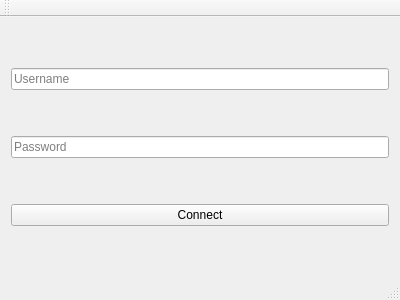
<?xml version="1.0" encoding="UTF-8"?>
<ui version="4.0">
 <class>MainWindow</class>
 <widget class="QMainWindow" name="MainWindow">
  <property name="geometry">
   <rect>
    <x>0</x>
    <y>0</y>
    <width>400</width>
    <height>300</height>
   </rect>
  </property>
  <property name="windowTitle">
   <string>MainWindow</string>
  </property>
  <widget class="QWidget" name="centralWidget">
   <layout class="QVBoxLayout" name="verticalLayout">
    <item>
     <widget class="QLineEdit" name="usernameEdit">
      <property name="placeholderText">
       <string>Username</string>
      </property>
     </widget>
    </item>
    <item>
     <widget class="QLineEdit" name="passwordEdit">
      <property name="echoMode">
       <enum>QLineEdit::Password</enum>
      </property>
      <property name="placeholderText">
       <string>Password</string>
      </property>
     </widget>
    </item>
    <item>
     <widget class="QPushButton" name="connectButton">
      <property name="text">
       <string>Connect</string>
      </property>
     </widget>
    </item>
   </layout>
  </widget>
  <widget class="QMenuBar" name="menuBar">
   <property name="geometry">
    <rect>
     <x>0</x>
     <y>0</y>
     <width>400</width>
     <height>22</height>
    </rect>
   </property>
  </widget>
  <widget class="QToolBar" name="mainToolBar">
   <attribute name="toolBarArea">
    <enum>TopToolBarArea</enum>
   </attribute>
   <attribute name="toolBarBreak">
    <bool>false</bool>
   </attribute>
  </widget>
  <widget class="QStatusBar" name="statusBar"/>
 </widget>
 <layoutdefault spacing="6" margin="11"/>
 <resources/>
 <connections/>
</ui>
